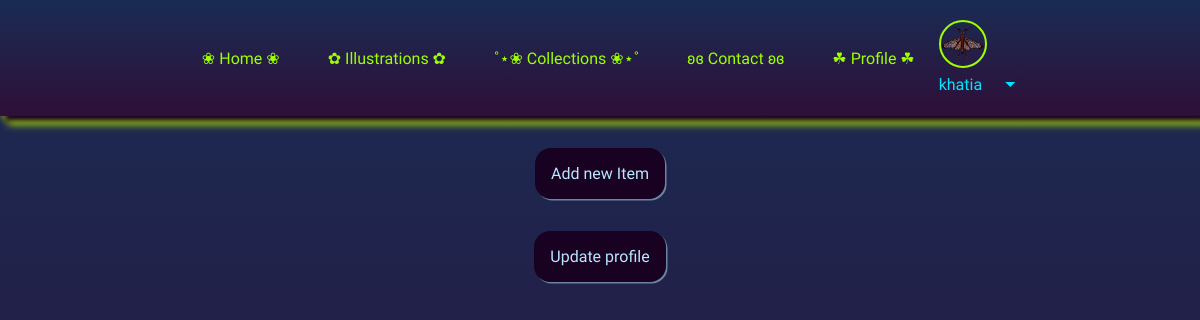
Screenshot of /profile/1/ (signed in) with the database file from the repository.
### myapp/models.py (models this page shows)
class User(AbstractUser):
    collections = models.ManyToManyField(Collections, blank= True, related_name="myapp_user")
    avatar = models.ImageField(null=True, default= 'avatar.png' )

### myapp/views.py (the view)
# urls.py: path('profile/<str:id>/', views.profile, name='profile'),
@login_required(login_url='/login/')
def profile(request, id):
    user = User.objects.get(id=int(id))
    headline= "My Favorite Birds"
    context = {"user": user, "headline": headline}
    return render(request, "myapp/profile.html", context)

### myapp/templates/myapp/profile.html (shortened to what this page needs)
{% extends 'main.html' %}
{% block content %}
<button class="add-file-btn">
    <a href="{% url 'add' %}">
        Add new Item
    </a>
</button>
<button class="add-file-btn">
    <a href="{% url 'update' %}">
        Update profile
    </a>
</button>
{% endblock %}

### templates/navbar.html (shortened to what this page needs)
{% load static %}
  <nav class="navbar navbar-expand-lg bg-body-tertiary">
    <div class="container-fluid">
      <div class="collapse navbar-collapse" id="navbarNavDropdown" style="z-index: 100000000 !important;">
        <ul class="navbar-nav">
          <li class="nav-item">
            <a class="nav-link active" aria-current="page" href="{% url 'home' %}">❀ Home ❀</a>
          </li>
          <li class="nav-item">
            <a class="nav-link active" aria-current="page" href="{% url 'illustrations' %}">✿ Illustrations ✿</a>
          </li>
          <li class="nav-item">
            <a class="nav-link active" aria-current="page" href="{% url 'collections' %}">˚⋆❀ Collections ❀⋆˚</a>
          </li>
          <li class="nav-item">
            <a class="nav-link active" aria-current="page" href="{% url 'contact' %}">ʚɞ Contact ʚɞ</a>
          </li>
          {% if request.user.is_authenticated %}
          {%if  request.user.is_superuser %}
                <li class="nav-item">
                  <a class="nav-link active" aria-current="page" href="{% url 'profile' request.user.id %}">☘︎ Profile ☘︎</a>
                </li>
          {% endif %}
          <div class="dropdown">
            <a class="nav-link dropdown-toggle" role="button" data-bs-toggle="dropdown" aria-expanded="false" >
              <img src="{{ request.user.avatar.url }}" alt="" style="width: 2.5em; height: 2.5em; border-radius: 100%;">
              <p>{{request.user.username}} <span class="material-icons md-light">arrow_drop_down</span> </p>
            </a>
          </div>
              {% else %}
              <li class="nav-item">
                <a class="nav-link active" aria-current="page" href="{% url 'login'%}">LogIn</a>
              </li>
          {% endif %}
        </ul>
      </div>
    </div>
  </nav>

### static/styles/styles.css (style rules this page uses)
:root { color: #2e0f38 #1a2c54 #8351a8 #4d7b93 #b45dbb; }
li { list-style: none; }
a { text-decoration: none; color: #bae7ff; }
p { color:#75a7c2; }
body { background: linear-gradient(180deg, #1a2c54 0%, #2e0f38 100%); background-repeat:no-repeat; font-family: Playwrite IT Moderna; display: flex; flex-direction: column; align-items: center; min-height:100vh; }
.navbar { display: flex; background: linear-gradient(180deg, #1a2c54 0%, #2e0f38 100% ); padding: 20px; width: 100%; filter: drop-shadow(rgb(195, 255, 0) 3px 3px 3px ); box-shadow: #190121 5px 5px 5px; }
.navbar-collapse { display: none !important; }
nav ul { display: none; display: flex; flex-direction: column; justify-content: space-evenly; align-items: flex-start; }
nav ul li { list-style: none; padding: 1rem; }
nav ul li a { text-decoration: none; margin: 10px; color: #9dff00 ; font-size: 2rem; border-radius: 0.6em; transition: box-shadow 0.4s ease-in-out; }
.dropdown { display: flex; align-items: center; justify-content: center; cursor: pointer; }
.dropdown p { display: flex; align-items: center; justify-content: center; gap: 1em; color: #9dff00 !important; font-size: 2rem; }
.dropdown a img { border-radius: 50%; border: solid #9dff00 2px; width: 5rem !important; height: 5rem !important; }
.collapse { width: 100%; display: flex; justify-content: space-between; }
.add-file-btn { all: unset; box-shadow: rgba(154, 197, 220, 0.601) 1.5px 1.5px 0.3px ; padding: 1em; border-radius: 1em; cursor: pointer; background-color: #190121; transition: 0.3s; }
.add-file-btn { margin-top: 2em; }
@media only screen and (min-width: 1023px) { .navbar { display: flex; justify-content: center; } }
@media only screen and (min-width: 1023px) { .navbar-collapse { display: flex !important; } }
@media only screen and (min-width: 1023px) { nav ul { display: flex; flex-direction: row; justify-content: center; align-items: center !important; } }
@media only screen and (min-width: 1023px) { nav ul li a { font-size: 1rem; padding: 0.5rem !important; margin: 0; } }
@media only screen and (min-width: 1023px) { .dropdown p { display: flex; align-items: center; justify-content: center; gap: 1em; color: #00e5ff !important; font-size: 1rem; } }
@media only screen and (min-width: 1023px) { .dropdown a img { width: 3rem !important; height: 3rem !important; } }

### rows the page displays
User: user.avatar (picture), user.username "khatia"
